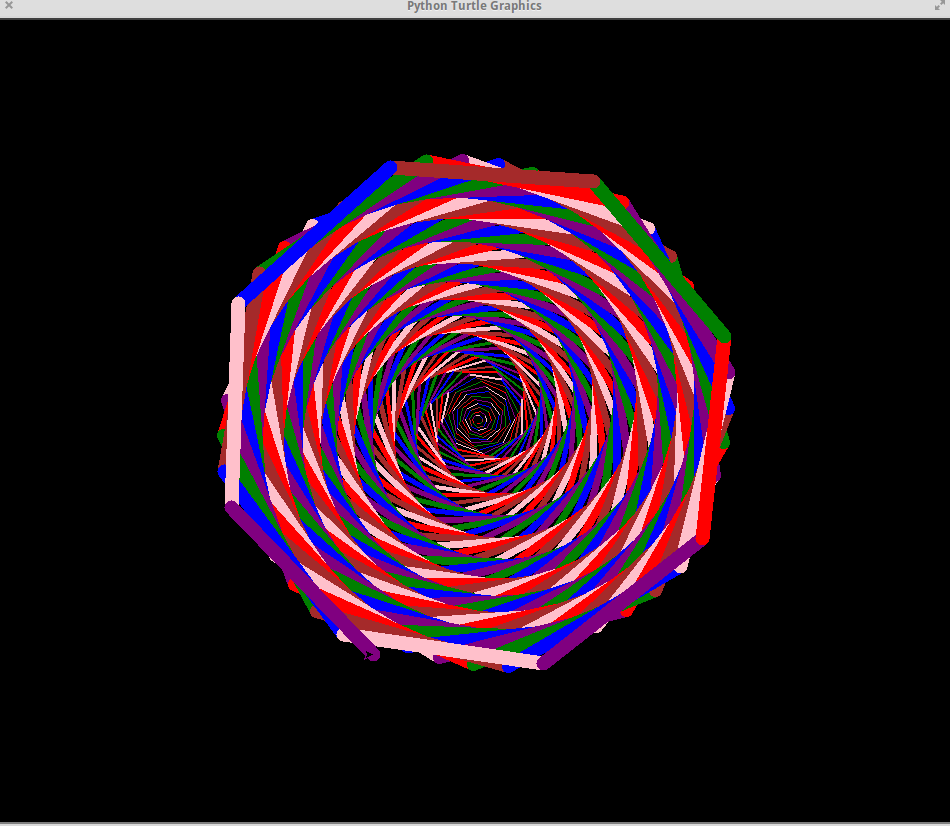

Generate this figure with Python:
#!/usr/bin/env python

from time import sleep
from turtle import *

canvas = Pen()
bgcolor("black")
sides = 8
colors = ["red", "green", "brown", "blue", "pink", "purple"]
for num in xrange(540):
        pencolor(colors[num % 6])
        forward(num * 3 / sides + 3)
        left(360 / sides + 1)
        width(num * sides / 300)

sleep(500)
